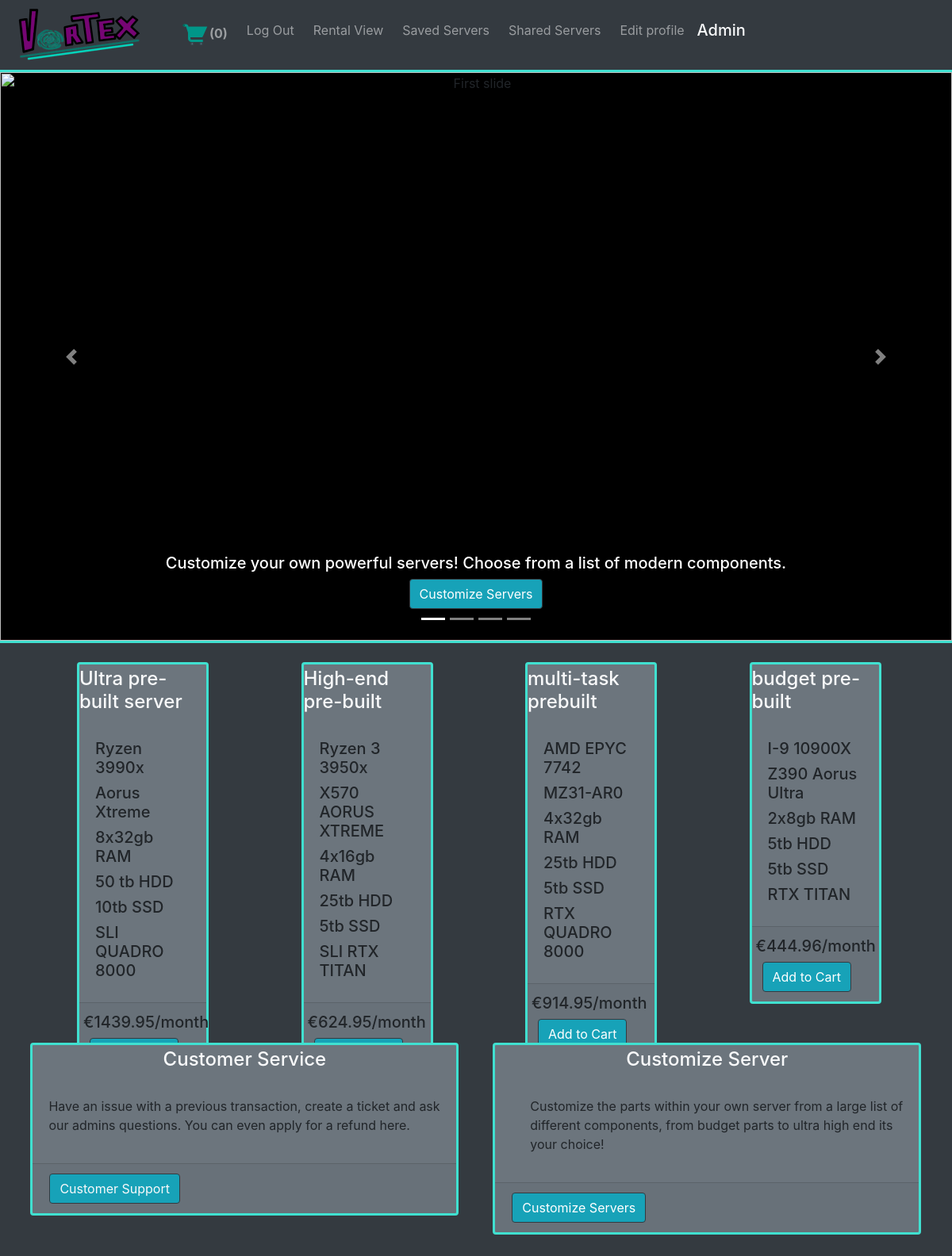
Screenshot of / (signed in) with the database file from the repository.
### users/models.py (models this page shows)
class CustomUser(AbstractUser):
    fname = models.CharField(null=True, blank=True, max_length=255)
    lname = models.CharField(null=True, blank=True, max_length=255)
    dob = models.DateField(null=True, blank=True,)
    address1 = models.CharField(null=True, blank=True, max_length=255)
    address2 = models.CharField(null=True, blank=True, max_length=255)
    address3 = models.CharField(null=True, blank=True, max_length=255)

### servers/models.py (models this page shows, shortened)
class unrented_server(models.Model):
    secondary_id=models.TextField()
    server_id = models.TextField()
    CPU = models.ForeignKey(server_component, on_delete=models.CASCADE, related_name='CPU')
    motherboard = models.ForeignKey(server_component, on_delete=models.CASCADE, related_name='motherboard')
    RAM = models.ForeignKey(server_component, on_delete=models.CASCADE, related_name='RAM')
    HDD = models.ForeignKey(server_component, on_delete=models.CASCADE, related_name='HDD')
    SSD = models.ForeignKey(server_component, on_delete=models.CASCADE, related_name='SSD')
    GPU = models.ForeignKey(server_component, on_delete=models.CASCADE, related_name='GPU')
    creator = models.EmailField(default=None)
    user_made = models.BooleanField(default=False)
    user_saved = models.BooleanField(default=False)
    shared_publically = models.BooleanField(default=False)
    prebuilt = models.BooleanField(default=True)
    def get_rental_cost(self):
        rental_cost = 50.00 + self.CPU.get_rental_cost() + self.motherboard.get_rental_cost() + self.RAM.get_rental_cost() + self.HDD.get_rental_cost() + self.SSD.get_rental_cost()
        return round(rental_cost, 2)

class server_component(models.Model):
    part_id = models.TextField(max_length=20)
    part_type = models.TextField()
    rental_cost = models.FloatField()
    hardware_cost = models.FloatField()
    specifications = models.TextField()
    socket_type = models.TextField(default=None)
    def get_rental_cost(self):
        return self.rental_cost

### servers/views.py (the view)
# urls.py: path('', ServerListView.as_view(), name='home'),
class ServerListView(ListView):
    model = unrented_server
    template_name = 'index.html'
    queryset = unrented_server.objects.filter(prebuilt=True)
    context_object_name = 'prebuilt_list'

### payments/cart.py (called while the page is built)
    def __len__(self):
        return len(self.cart)

### payments/context_processors.py (called while the page is built)
def counter(request):
    cart = Cart(request)
    return dict(item_count=cart.__len__())

### templates/index.html (shortened to what this page needs)
{% extends 'base.html' %}
{% load static %}
{% block content %}
    <div class="maincontainer bg-dark">
        <div class="carouselContainer">
            <div id="carousel/{{ product.pk }}" class="carousel slide" data-ride="carousel">
                <ol class="carousel-indicators">
                  <li data-target="#carousel/{{ product.pk }}" data-slide-to="0" class="active"></li>
                  <li data-target="#carousel/{{ product.pk }}" data-slide-to="1"></li>
                  <li data-target="#carousel/{{ product.pk }}" data-slide-to="2"></li>
                  <li data-target="#carousel/{{ product.pk }}" data-slide-to="3"></li>
                </ol>
                  <div class="carousel-inner">
                   <div class="carousel-item active">
                      <img class="d-block w-100" src="https://www.racksolutions.com/news//app/uploads/AdobeStock_173122779.jpeg" alt="First slide">
                      <div class="carousel-caption d-none d-md-block">
                           <h5>Customize your own powerful servers! Choose from a list of modern components.</h5>
                           <a class="btn btn-dark bg-info"  href="{% url 'select_cpu' %}"> Customize Servers </a>
                      </div>
                  </div>
                </div>
                  <a class="carousel-control-prev" href="#carousel/{{ product.pk }}" role="button" data-slide="prev">
                    <span class="carousel-control-prev-icon" aria-hidden="true"></span>
                  </a>
                  <a class="carousel-control-next" href="#carousel/{{ product.pk }}" role="button" data-slide="next">
                    <span class="carousel-control-next-icon" aria-hidden="true"></span>
                  </a>
                </div>
          </div>
          <div class="contentContainerOne">
              {% for server in prebuilt_list %}
                  <div class="prebuiltContainer col-sm-2">
                      <div class="card ml-1 mt-4 bg-secondary cardBorder">
                          <h4 class="card-title text-light mx-auto mt-1"> {{server.server_id}} </h4>
                          <div class="card-body">
                              <h5> {{server.CPU.part_id}} </h5>
                              <h5> {{server.motherboard.part_id}} </h5>
                              <h5> {{server.RAM.part_id}} </h5>
                              <h5> {{server.HDD.part_id}} </h5>
                              <h5> {{server.SSD.part_id}} </h5>
                              <h5> {{server.GPU.part_id}} </h5>
                          </div>
                          <div class="card-footer">
                              <div class="row">
                                 <h5> €{{server.get_rental_cost}}/month</h5> <a href="{% url 'add_cart' server.id %}" class="btn btn-dark bg-info ml-2"> Add to Cart </a>
                              </div>
                          </div>
                     </div>
                 </div>
              {% endfor %}
          </div>
          <div class="contentContainerTwo">
              <div class="otherContainer">
                  <div class="card bg-secondary cardBorder">
                      <h4 class="card-title text-light mx-auto mt-1"> Customer Service</h4>
                      <div class="card-body">
                          <p> Have an issue with a previous transaction, create a ticket and ask our admins questions. You can even apply for a refund here. </p>
                       </div>
                       <div class="card-footer">
                           <div class="row">
                              <a class="ml-3 btn btn-dark text-light bg-info" href="{% url 'transactions' %}"> Customer Support </a>
                           </div>
                       </div>
                   </div>
               </div>
              <div class="otherContainer">
                    <div class="card mt-4 bg-secondary cardBorder">
                        <h4 class="card-title text-light mx-auto mt-1"> Customize Server</h4>
                        <div class="card-body">
                            <p class="text-bold ml-4"> Customize the parts within your own server from a large list of different components, from budget parts to ultra high end its your choice!</p>
                        </div>
                        <div class="card-footer">
                            <div class="row">
                              <a class="ml-3 btn btn-dark bg-info"  href="{% url 'select_cpu' %}"> Customize Servers </a>
                            </div>
                        </div>
                    </div>
                </div>
            </div>
{% endblock content %}

### templates/base.html (shortened to what this page needs)
{% load static %}
<html>
    <head>
        <link rel="stylesheet" href="https://maxcdn.bootstrapcdn.com/bootstrap/4.0.0/css/bootstrap.min.css">
        <link href="{% static 'css/custom_css.css' %}" rel="stylesheet">
    </head>
    <body>
        <nav class="navbar navbar-expand bg-dark navbar-dark p-1 navBorder">
            <a class="navbar-brand" href="{% url 'home' %}"><img src="{% static 'vortexLogo.png' %}"></a>
            <ul class="navbar-nav">
                <li class="nav-item"><a class="nav-link font-weight-bold" href="{% url 'cart_detail' %}"><img src="{% static 'shopping-cart.png' %}">({{item_count}})</a></li>
                {% if user.is_authenticated %}
                    <li class="nav-item ml-2"><a href="{% url 'logout_clear_cart' %}" class="nav-link">Log Out</a></li>
                    <li class="nav-item ml-2"><a href="{% url 'rental_list' %}" class="nav-link">Rental View </a></li>
                    <li class="nav-item ml-2"><a href="{% url 'display_saved' %}" class="nav-link">Saved Servers </a></li>
                    <li class="nav-item ml-2"><a href="{% url 'shared_display' %}" class="nav-link">Shared Servers </a></li>
                    <li class="nav-item ml-2"><a href="{% url 'edit_profile' %}" class="nav-link">Edit profile</a></li>
                    <li class="nav-item mt-2 ml-2"><h5 class="text-light"> {{user.username}}</h5></li>
                {% else %}
                    <li class="nav-item active"><a href="{% url 'login' %}" class="nav-link">Log In</a></li>
                    <li class="nav-item"><a href="{% url 'signup' %}" class="nav-link">Sign up</a></li>
                {% endif %}
            </ul>
        </nav>
        {% block content %}
        {% endblock content %}
    </body>
</html>

### static/css/custom_css.css (style rules this page uses)
.carousel-item, .carousel-inner, .carousel-inner img { height: 100%; width: 100%; }
.carousel-item { text-align: center; }
.maincontainer { background-color: #000000; width: 100%; }
.carouselContainer { width: 100%; height: 90%; background-color: #000000; border-bottom: 0.2em solid turquoise; }
.navBorder { border-bottom: 0.2em solid turquoise; }
.contentContainerOne { width: 100%; height: 30em; }
.contentContainerTwo { width: 100%; height: 20em; }
.otherContainer { display: inline-block; width: 45%; height: 80%; margin-left: 3.2%; }
.prebuiltContainer { display: inline-block; width: 20%; height: 80%; margin-left: 6.5%; }
.cardBorder { border: 0.2em solid turquoise; }

### rows the page displays
CustomUser: username "Admin"
unrented_server: server_id "Ultra pre-built server", CPU.part_id "Ryzen 3990x", motherboard.part_id "Aorus Xtreme", RAM.part_id "8x32gb RAM", HDD.part_id "50 tb HDD", SSD.part_id "10tb SSD", GPU.part_id "SLI QUADRO 8000", get_rental_cost "1439.95"
unrented_server: server_id "High-end pre-built", CPU.part_id "Ryzen 3 3950x", motherboard.part_id "X570 AORUS XTREME", RAM.part_id "4x16gb RAM", HDD.part_id "25tb HDD", SSD.part_id "5tb SSD", GPU.part_id "SLI RTX TITAN", get_rental_cost "624.95"
unrented_server: server_id "multi-task prebuilt", CPU.part_id "AMD EPYC 7742", motherboard.part_id "MZ31-AR0", RAM.part_id "4x32gb RAM", HDD.part_id "25tb HDD", SSD.part_id "5tb SSD", GPU.part_id "RTX QUADRO 8000", get_rental_cost "914.95"
unrented_server: server_id "budget pre-built", CPU.part_id "I-9 10900X", motherboard.part_id "Z390 Aorus Ultra", RAM.part_id "2x8gb RAM", HDD.part_id "5tb HDD", SSD.part_id "5tb SSD", GPU.part_id "RTX TITAN", get_rental_cost "444.96"

### other values shown
{{ item_count }} "0"
